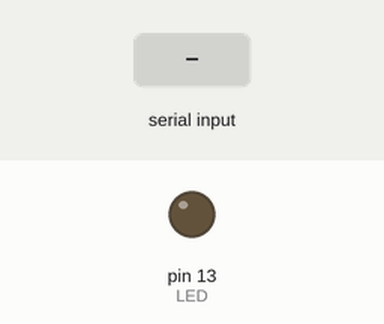
Simulated run of this sketch. Board: Arduino Uno, built with avr-gcc and run on an emulated ATmega328P. Shown: output pins drawn as LEDs (lit = HIGH). The test bench sets the inputs (shaded band). What the sketch prints to the serial monitor is not drawn.

Above: at 1.2 s.
1.3 s: byte 1 (1) received over Serial
At 2.2 s:
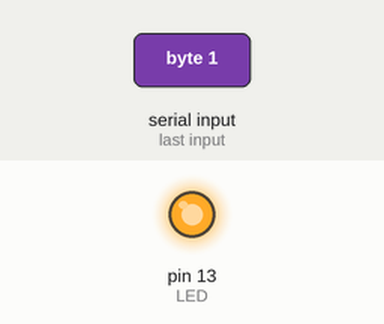
2.8 s: "1" received over Serial
At 3.3 s:
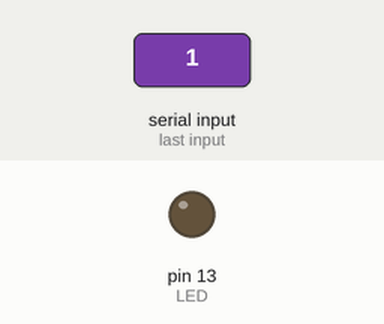
Timing chart, 0 to 5.8 s (numbered marks = the images above; inputs shaded):
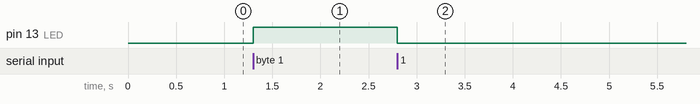

The sketch:

ex19_handshake_A.ino
```cpp
// ex19 board A -- sends a request value, lights its LED according to B's answer
const int LED = LED_BUILTIN;
int value = 15;

void setup() {
  Serial.begin(9600);
  pinMode(LED, OUTPUT);
}

void loop() {
  static unsigned long lastSend = 0;
  if (millis() - lastSend >= 1000) {     // one request per second, non-blocking
    lastSend = millis();
    Serial.write(value);
  }
  if (Serial.available() > 0) {          // B's answer: raw byte 1 or 0
    int reply = Serial.read();
    digitalWrite(LED, reply == 1 ? HIGH : LOW);
  }
}
```

Measured:
- after the input at 1.3 s, pin 13 (LED): LOW → HIGH at once
- after the input at 2.8 s, pin 13 (LED): HIGH → LOW at once
